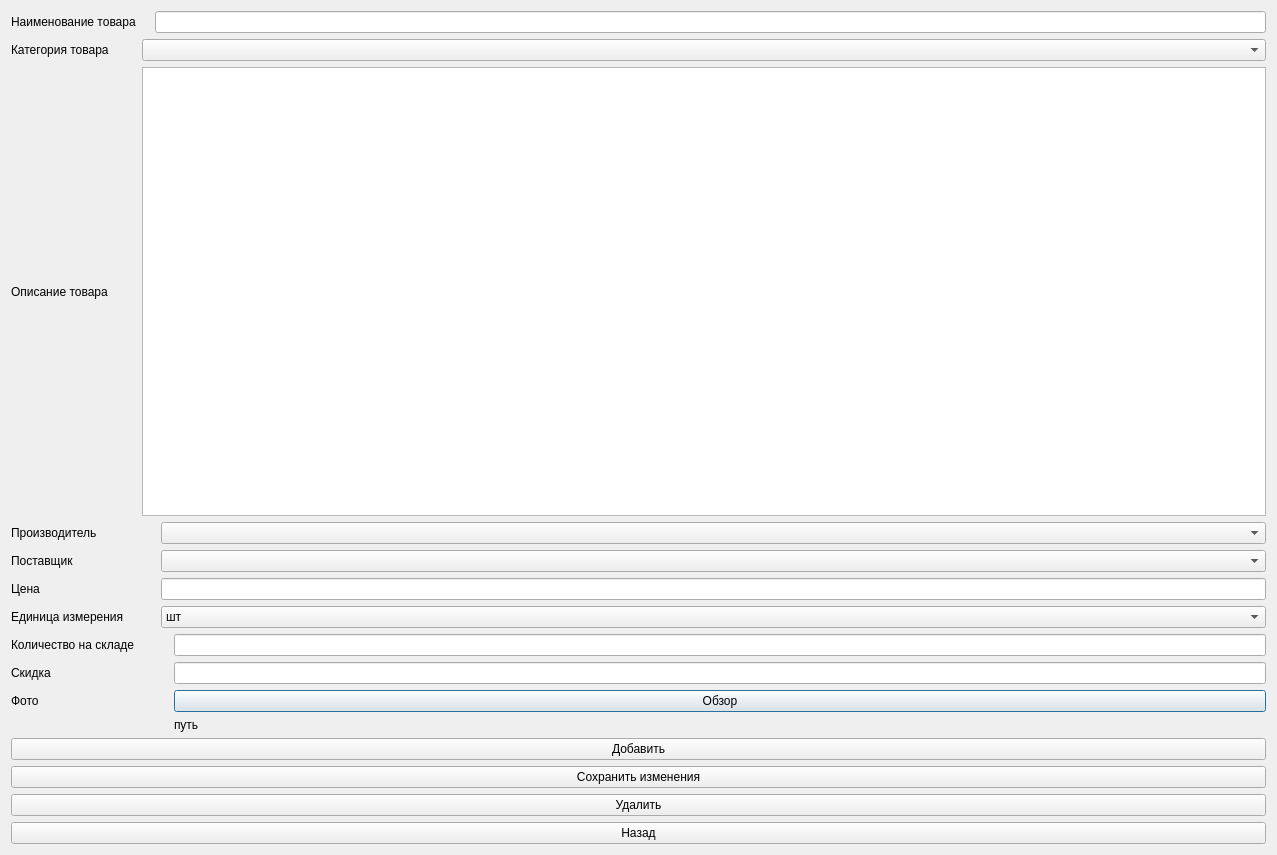
<?xml version="1.0" encoding="UTF-8"?>
<ui version="4.0">
 <class>dialog</class>
 <widget class="QDialog" name="dialog">
  <property name="windowModality">
   <enum>Qt::WindowModal</enum>
  </property>
  <property name="geometry">
   <rect>
    <x>0</x>
    <y>0</y>
    <width>1277</width>
    <height>855</height>
   </rect>
  </property>
  <property name="windowTitle">
   <string>Dialog</string>
  </property>
  <property name="styleSheet">
   <string notr="true">font: 16pt &quot;MS Shell Dlg 2&quot;;</string>
  </property>
  <layout class="QGridLayout" name="gridLayout">
   <item row="0" column="0">
    <widget class="QLabel" name="label">
     <property name="text">
      <string>Наименование товара</string>
     </property>
    </widget>
   </item>
   <item row="0" column="1">
    <widget class="QLabel" name="label_2">
     <property name="text">
      <string/>
     </property>
    </widget>
   </item>
   <item row="0" column="2" colspan="3">
    <widget class="QLineEdit" name="lineEdit_3"/>
   </item>
   <item row="1" column="0">
    <widget class="QLabel" name="label_10">
     <property name="text">
      <string>Категория товара</string>
     </property>
    </widget>
   </item>
   <item row="1" column="1" colspan="4">
    <widget class="QComboBox" name="comboBox_category"/>
   </item>
   <item row="2" column="0">
    <widget class="QLabel" name="label_9">
     <property name="text">
      <string>Описание товара</string>
     </property>
    </widget>
   </item>
   <item row="2" column="1" colspan="4">
    <widget class="QTextEdit" name="textEdit"/>
   </item>
   <item row="3" column="0">
    <widget class="QLabel" name="label_3">
     <property name="text">
      <string>Производитель</string>
     </property>
    </widget>
   </item>
   <item row="3" column="3" colspan="2">
    <widget class="QComboBox" name="comboBox"/>
   </item>
   <item row="4" column="0">
    <widget class="QLabel" name="label_4">
     <property name="text">
      <string>Поставщик</string>
     </property>
    </widget>
   </item>
   <item row="4" column="3" colspan="2">
    <widget class="QComboBox" name="comboBox_2"/>
   </item>
   <item row="5" column="0">
    <widget class="QLabel" name="label_5">
     <property name="text">
      <string>Цена</string>
     </property>
    </widget>
   </item>
   <item row="5" column="3" colspan="2">
    <widget class="QLineEdit" name="lineEdit"/>
   </item>
   <item row="6" column="0">
    <widget class="QLabel" name="label_6">
     <property name="text">
      <string>Единица измерения</string>
     </property>
    </widget>
   </item>
   <item row="6" column="3" colspan="2">
    <widget class="QComboBox" name="comboBox_3">
     <item>
      <property name="text">
       <string>шт</string>
      </property>
     </item>
     <item>
      <property name="text">
       <string>пачка</string>
      </property>
     </item>
     <item>
      <property name="text">
       <string>набор</string>
      </property>
     </item>
    </widget>
   </item>
   <item row="7" column="0" colspan="3">
    <widget class="QLabel" name="label_7">
     <property name="text">
      <string>Количество на складе</string>
     </property>
    </widget>
   </item>
   <item row="7" column="3">
    <widget class="QLabel" name="label_8">
     <property name="text">
      <string/>
     </property>
    </widget>
   </item>
   <item row="7" column="4">
    <widget class="QLineEdit" name="lineEdit_2"/>
   </item>
   <item row="8" column="0">
    <widget class="QLabel" name="label_12">
     <property name="text">
      <string>Скидка</string>
     </property>
    </widget>
   </item>
   <item row="8" column="4">
    <widget class="QLineEdit" name="lineEdit_4"/>
   </item>
   <item row="9" column="0">
    <widget class="QLabel" name="label_11">
     <property name="text">
      <string>Фото</string>
     </property>
    </widget>
   </item>
   <item row="9" column="4">
    <widget class="QPushButton" name="pushButton_5">
     <property name="text">
      <string>Обзор</string>
     </property>
    </widget>
   </item>
   <item row="10" column="4">
    <widget class="QLabel" name="label_13">
     <property name="text">
      <string>путь</string>
     </property>
    </widget>
   </item>
   <item row="11" column="0" colspan="5">
    <widget class="QPushButton" name="pushButton">
     <property name="text">
      <string>Добавить</string>
     </property>
    </widget>
   </item>
   <item row="12" column="0" colspan="5">
    <widget class="QPushButton" name="pushButton_2">
     <property name="text">
      <string>Сохранить изменения</string>
     </property>
    </widget>
   </item>
   <item row="13" column="0" colspan="5">
    <widget class="QPushButton" name="pushButton_4">
     <property name="text">
      <string>Удалить</string>
     </property>
    </widget>
   </item>
   <item row="14" column="0" colspan="5">
    <widget class="QPushButton" name="pushButton_3">
     <property name="text">
      <string>Назад</string>
     </property>
    </widget>
   </item>
  </layout>
 </widget>
 <resources/>
 <connections/>
</ui>
